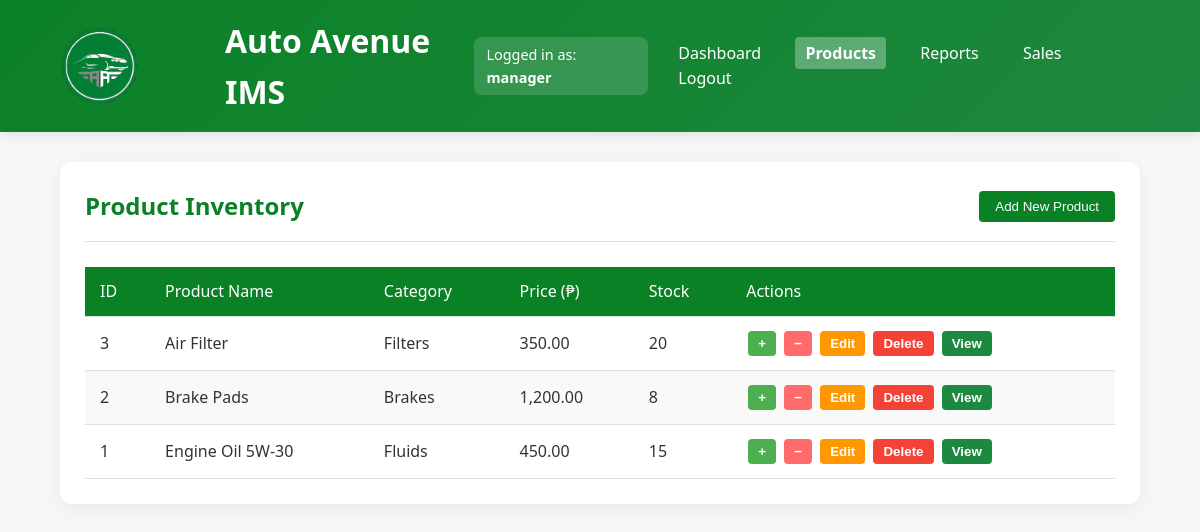
The page /products.php (signed in) on the database its author committed.
### tables this page shows
CREATE TABLE `products` (
  `product_id` INT AUTO_INCREMENT PRIMARY KEY,
  `name` VARCHAR(100) NOT NULL,
  `description` TEXT,
  `quantity` INT NOT NULL DEFAULT 0,
  `price` DECIMAL(10,2) NOT NULL,
  `cost_price` DECIMAL(10,2),
  `category` VARCHAR(50),
  `supplier` VARCHAR(100),
  `supplier_contact` VARCHAR(100),
  `min_stock_level` INT DEFAULT 10,
  `is_active` BOOLEAN DEFAULT TRUE,
  `created_by` INT,
  `created_at` TIMESTAMP DEFAULT CURRENT_TIMESTAMP,
  `updated_at` TIMESTAMP DEFAULT CURRENT_TIMESTAMP ON UPDATE CURRENT_TIMESTAMP,
  `deleted_at` TIMESTAMP NULL,
  FOREIGN KEY (`created_by`) REFERENCES `users`(`user_id`) ON DELETE SET NULL,
  INDEX `idx_active` (`is_active`),
  INDEX `idx_category` (`category`)
);

### products.php (the view, shortened to what this page needs)
<?php
$conn = new mysqli('localhost', 'root', '', 'auto_avenue_db');
$result = null;
try {
    $sql = "SELECT * FROM products WHERE is_active = TRUE ORDER BY name ASC";
    $result = $conn->query($sql);
} catch (Exception $e) {
    $error_message = $e->getMessage();
}
?>
<!DOCTYPE html>
<html lang="en">
<head>
</head>
<body>
  <header>
    <div class="container">
      <div style="display: flex; align-items: center; gap: 15px;">
        <img src="autoavelogo.svg" alt="Auto Avenue Logo" class="logo" width="150">
        <h1>Auto Avenue IMS</h1>
      </div>
      <?php if (isset($_SESSION['role'])): ?>
        <div style="background-color: rgba(255, 255, 255, 0.15); padding: 6px 12px; border-radius: 8px; font-size: 0.9rem;">
          Logged in as: <strong><?= htmlspecialchars($_SESSION['role']) ?></strong>
        </div>
      <?php endif; ?>
      <nav>
        <a href="dashboard.php">Dashboard</a>
        <a href="products.php"class="active">Products</a>
        <a href="reports.php">Reports</a>
        <a href="sales.php">Sales</a>
        <a href="logout.php">Logout</a>
      </nav>
    </div>
  </header>
  <main class="main-content">
    <div class="page-header">
      <h2>Product Inventory</h2>
      <div>
        <button class="add-product-btn" onclick="location.href='add_product.php'">Add New Product</button>
      </div>
    </div>
    <?php if ($result && $result->num_rows > 0): ?>
      <table>
        <thead>
          <tr>
            <th>ID</th>
            <th>Product Name</th>
            <th>Category</th>
            <th>Price (₱)</th>
            <th>Stock</th>
            <th>Actions</th>
          </tr>
        </thead>
        <tbody>
          <?php while ($row = $result->fetch_assoc()): ?>
            <tr>
              <td><?= $row['product_id'] ?></td>
              <td><?= htmlspecialchars($row['name']) ?></td>
              <td><?= htmlspecialchars($row['category']) ?></td>
              <td><?= number_format($row['price'], 2) ?></td>
              <td class="<?= $row['quantity'] <= $row['min_stock_level'] ? 'low-stock' : '' ?>">
                <?= $row['quantity'] ?>
              </td>
              <td>
                <div class="action-buttons">
                  <form class="action-form" action="products.php" method="POST">
                      <button class="action-btn add-btn" type="submit">+</button>
                  </form>
                  <form class="action-form" action="products.php" method="POST">
                      <button class="action-btn remove-btn" type="submit">−</button>
                  </form>
                  <form class="action-form" action="edit_product.php" method="GET">
                      <button class="action-btn edit-btn" type="submit">Edit</button>
                  </form>
                  <form class="action-form" action="delete_product.php" method="POST" onsubmit="return confirm('Are you sure?')">
                      <button class="action-btn delete-btn" type="submit">Delete</button>
                  </form>
                  <button class="action-btn view-btn"
                          onclick="showProductDetails(
                            <?= htmlspecialchars(json_encode([
                              'name' => $row['name'],
                              'category' => $row['category'],
                              'supplier' => $row['supplier'] ?? 'N/A',
                              'price' => number_format($row['price'], 2),
                              'quantity' => $row['quantity'],
                              'min_stock' => $row['min_stock_level'],
                              'warranty_period' => $row['warranty_period'] ?? 'None',
                              'warranty_terms' => $row['warranty_terms'] ?? 'None specified',
                              'vin_code' => $row['vin_code'] ?? 'Not provided'
                            ]), ENT_QUOTES, 'UTF-8') ?>
                          )">
                    View
                  </button>
                </div>
              </td>
            </tr>
          <?php endwhile; ?>
        </tbody>
      </table>
    <?php else: ?>
      <div class="empty-state">
        <p>No products found. Would you like to <a href="add_product.php">add a new product</a>?</p>
      </div>
    <?php endif; ?>
  </main>
</body>
</html>

### products.php (style rules this page uses)
:root { --primary: rgb(11, 129, 38); --primary-light: rgb(29, 136, 63); --secondary: #ff6b6b; --text-color: #333; --text-light: #666; --bg-color: #f4f6f8; --border-color: #e0e0e0; --warning: #ff9800; --danger: #f44336; --info: #2196F3; }
* { box-sizing: border-box; margin: 0; padding: 0; }
body { font-family: 'Segoe UI', Tahoma, Geneva, Verdana, sans-serif; background-color: var(--bg-color); color: var(--text-color); line-height: 1.6; }
header { background: linear-gradient(135deg, var(--primary), var(--primary-light)); color: white; padding: 15px 0; box-shadow: 0 2px 10px rgba(0, 0, 0, 0.1); }
.container { width: 90%; max-width: 1200px; margin: 0 auto; display: flex; justify-content: space-between; align-items: center; }
nav a { color: white; text-decoration: none; margin-left: 20px; font-weight: 500; transition: all 0.3s ease; padding: 5px 10px; border-radius: 4px; }
nav a.active { background-color: rgba(255, 255, 255, 0.3); font-weight: 600; }
.main-content { width: 90%; max-width: 1200px; margin: 30px auto; background: white; border-radius: 12px; box-shadow: 0 4px 15px rgba(0, 0, 0, 0.05); padding: 25px; }
.page-header { display: flex; justify-content: space-between; align-items: center; margin-bottom: 25px; padding-bottom: 15px; border-bottom: 1px solid var(--border-color); }
.page-header h2 { color: var(--primary); }
.add-product-btn { background-color: var(--primary); color: white; border: none; padding: 8px 16px; border-radius: 4px; cursor: pointer; font-weight: 500; transition: background-color 0.3s ease; }
table { width: 100%; border-collapse: collapse; margin-top: 20px; }
th, td { padding: 12px 15px; text-align: left; border-bottom: 1px solid var(--border-color); }
th { background-color: var(--primary); color: white; font-weight: 500; }
tr:nth-child(even) { background-color: #f9f9f9; }
.action-btn { border: none; padding: 5px 10px; border-radius: 4px; cursor: pointer; font-weight: bold; transition: all 0.2s ease; margin: 2px; }
.add-btn { background-color: #4CAF50; color: white; }
.remove-btn { background-color: var(--secondary); color: white; }
.edit-btn { background-color: var(--warning); color: white; }
.delete-btn { background-color: var(--danger); color: white; }
.view-btn { background-color: var(--primary-light); color: white; }
.action-form { display: inline-block; }

### rows shown on the page
products: product_id "3", name "Air Filter", category "Filters", price "350.00", quantity "20"
products: product_id "2", name "Brake Pads", category "Brakes", price "1,200.00", quantity "8"
products: product_id "1", name "Engine Oil 5W-30", category "Fluids", price "450.00", quantity "15"

### other values the page prints
$_SESSION['role'] "manager"
